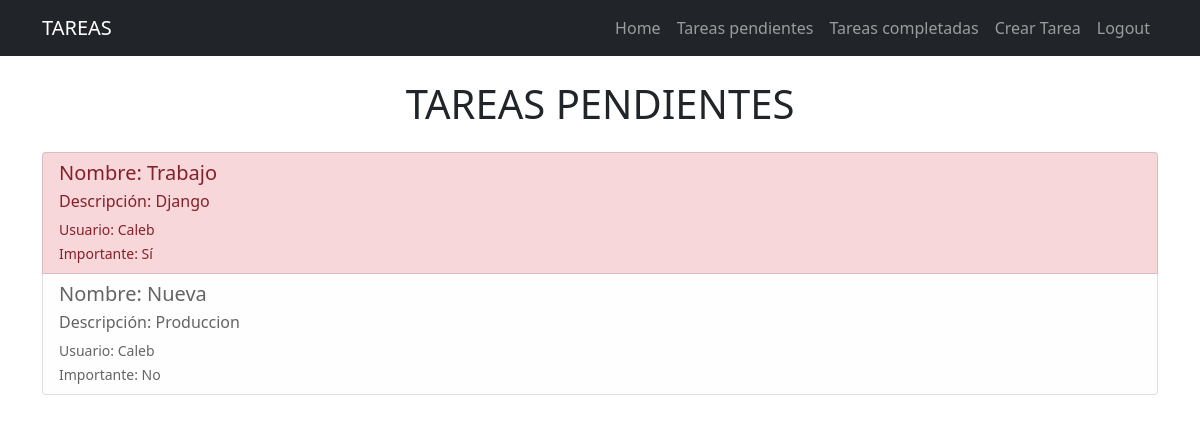
Page /tasks/ (signed in) on the earlier database version.
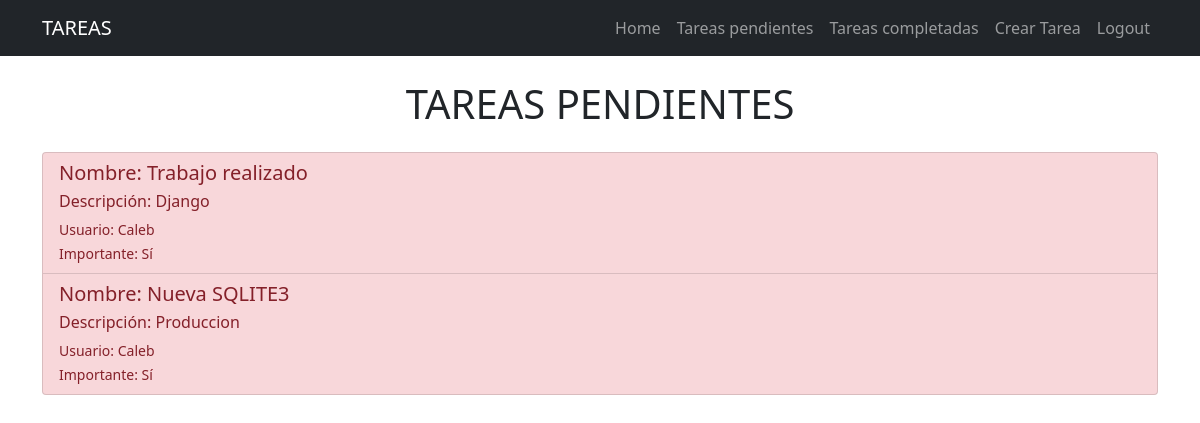
Same page on the later database version.
### tasks/models.py (models this page shows, shortened)
class Task(models.Model):
    title = models.CharField(max_length=100)
    description= models.TextField(blank=True)
    created= models.DateTimeField(auto_now_add=True)
    datecompleted= models.DateTimeField(null=True, blank=True)
    important= models.BooleanField(default=False)
    user= models.ForeignKey(User, on_delete=models.CASCADE)

### tasks/views.py (the view)
# urls.py: path('tasks/', views.tasks, name='tasks'),
@login_required
def tasks(request):
    tasks = Task.objects.filter(user=request.user, datecompleted__isnull=True)
    return render(request, 'tasks.html',{'tasks': tasks})

### tasks/templates/tasks.html (shortened to what this page needs)
{% extends 'base.html' %}
{% block content %}
<main class="container">
    <h1 class="text-center my-4">
        {% if request.path == '/tasks/' %}
            TAREAS PENDIENTES
        {% elif request.path == '/tasks_completed/' %}
            TAREAS COMPLETADAS
        {% endif %}
    </h1>
    <div class="list-group">
        {% for task in tasks %}
        <a href="{% url 'task_detail' task.id %}" class="list-group-item list-group-item-action {% if task.datecompleted %}list-group-item-success{% else %}{% if task.important %}list-group-item-danger{% else %}list-group-item-light{% endif %}{% endif %}">
            <div class="d-flex w-100 justify-content-between">
                <h5 class="mb-1">Nombre: {{ task.title }}</h5>
            </div>
            <p class="mb-1">Descripción: {{ task.description }}</p>
            <small>Usuario: {{ task.user.username }}</small>
            <br>
            <small>Importante: {{ task.important|yesno:"Sí,No" }}</small>
        </a>
        {% endfor %}
    </div>
</main>
{% endblock %}

Differences in the rows shown:
changed Task "Django": title "Trabajo" → "Trabajo realizado"
changed Task "Produccion": title "Nueva" → "Nueva SQLITE3"; important "No" → "Sí"
